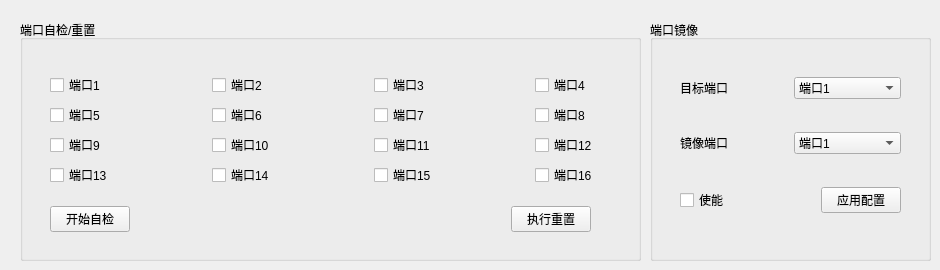
          <widget class="QWidget" name="page_8">
           <widget class="QGroupBox" name="groupBox_6">
            <property name="geometry">
             <rect>
              <x>20</x>
              <y>20</y>
              <width>621</width>
              <height>241</height>
             </rect>
            </property>
            <property name="title">
             <string>端口自检/重置</string>
            </property>
            <widget class="QWidget" name="layoutWidget">
             <property name="geometry">
              <rect>
               <x>30</x>
               <y>40</y>
               <width>641</width>
               <height>185</height>
              </rect>
             </property>
             <layout class="QVBoxLayout" name="verticalLayout_7">
              <item>
               <layout class="QVBoxLayout" name="verticalLayout_10">
                <item>
                 <layout class="QHBoxLayout" name="horizontalLayout_58">
                  <item>
                   <widget class="QCheckBox" name="checkBox_56">
                    <property name="text">
                     <string>端口1</string>
                    </property>
                   </widget>
                  </item>
                  <item>
                   <widget class="QCheckBox" name="checkBox_57">
                    <property name="text">
                     <string>端口2</string>
                    </property>
                   </widget>
                  </item>
                  <item>
                   <widget class="QCheckBox" name="checkBox_58">
                    <property name="text">
                     <string>端口3</string>
                    </property>
                   </widget>
                  </item>
                  <item>
                   <widget class="QCheckBox" name="checkBox_59">
                    <property name="text">
                     <string>端口4</string>
                    </property>
                   </widget>
                  </item>
                 </layout>
                </item>
                <item>
                 <layout class="QHBoxLayout" name="horizontalLayout_59">
                  <item>
                   <widget class="QCheckBox" name="checkBox_60">
                    <property name="text">
                     <string>端口5</string>
                    </property>
                   </widget>
                  </item>
                  <item>
                   <widget class="QCheckBox" name="checkBox_61">
                    <property name="text">
                     <string>端口6</string>
                    </property>
                   </widget>
                  </item>
                  <item>
                   <widget class="QCheckBox" name="checkBox_62">
                    <property name="text">
                     <string>端口7</string>
                    </property>
                   </widget>
                  </item>
                  <item>
                   <widget class="QCheckBox" name="checkBox_63">
                    <property name="text">
                     <string>端口8</string>
                    </property>
                   </widget>
                  </item>
                 </layout>
                </item>
                <item>
                 <layout class="QHBoxLayout" name="horizontalLayout_60">
                  <item>
                   <widget class="QCheckBox" name="checkBox_64">
                    <property name="text">
                     <string>端口9</string>
                    </property>
                   </widget>
                  </item>
                  <item>
                   <widget class="QCheckBox" name="checkBox_65">
                    <property name="text">
                     <string>端口10</string>
                    </property>
                   </widget>
                  </item>
                  <item>
                   <widget class="QCheckBox" name="checkBox_66">
                    <property name="text">
                     <string>端口11</string>
                    </property>
                   </widget>
                  </item>
                  <item>
                   <widget class="QCheckBox" name="checkBox_67">
                    <property name="text">
                     <string>端口12</string>
                    </property>
                   </widget>
                  </item>
                 </layout>
                </item>
                <item>
                 <layout class="QHBoxLayout" name="horizontalLayout_61">
                  <item>
                   <widget class="QCheckBox" name="checkBox_68">
                    <property name="text">
                     <string>端口13</string>
                    </property>
                   </widget>
                  </item>
                  <item>
                   <widget class="QCheckBox" name="checkBox_69">
                    <property name="text">
                     <string>端口14</string>
                    </property>
                   </widget>
                  </item>
                  <item>
                   <widget class="QCheckBox" name="checkBox_70">
                    <property name="text">
                     <string>端口15</string>
                    </property>
                   </widget>
                  </item>
                  <item>
                   <widget class="QCheckBox" name="checkBox_71">
                    <property name="text">
                     <string>端口16</string>
                    </property>
                   </widget>
                  </item>
                 </layout>
                </item>
               </layout>
              </item>
              <item>
               <layout class="QHBoxLayout" name="horizontalLayout_51">
                <item>
                 <widget class="QPushButton" name="self_check_btn">
                  <property name="styleSheet">
                   <string notr="true">QPushButton#self_check_btn:hover
{
    image: url(:/image/deviceSelfCheck.png);
    color: transparent;
    background-color: #1A3B5F;
}

QPushButton#self_check_btn:pressed
{
	image: none;
	color: white;
   	background-color: rgba(255,0,0,0.5);
}</string>
                  </property>
                  <property name="text">
                   <string>开始自检</string>
                  </property>
                 </widget>
                </item>
                <item>
                 <spacer name="horizontalSpacer_14">
                  <property name="orientation">
                   <enum>Qt::Horizontal</enum>
                  </property>
                  <property name="sizeType">
                   <enum>QSizePolicy::Fixed</enum>
                  </property>
                  <property name="sizeHint" stdset="0">
                   <size>
                    <width>375</width>
                    <height>20</height>
                   </size>
                  </property>
                 </spacer>
                </item>
                <item>
                 <widget class="QPushButton" name="reset_btn">
                  <property name="styleSheet">
                   <string notr="true">QPushButton#reset_btn:hover
{
    image: url(:/image/reset.png);
    color: transparent;
    background-color: #1A3B5F;
}

QPushButton#reset_btn:pressed
{
	image: none;
	color: white;
   	background-color: rgba(255,0,0,0.5);
}</string>
                  </property>
                  <property name="text">
                   <string>执行重置</string>
                  </property>
                 </widget>
                </item>
                <item>
                 <spacer name="horizontalSpacer_11">
                  <property name="orientation">
                   <enum>Qt::Horizontal</enum>
                  </property>
                  <property name="sizeHint" stdset="0">
                   <size>
                    <width>40</width>
                    <height>20</height>
                   </size>
                  </property>
                 </spacer>
                </item>
               </layout>
              </item>
             </layout>
            </widget>
           </widget>
           <widget class="QGroupBox" name="groupBox_7">
            <property name="geometry">
             <rect>
              <x>650</x>
              <y>20</y>
              <width>281</width>
              <height>241</height>
             </rect>
            </property>
            <property name="title">
             <string>端口镜像</string>
            </property>
            <widget class="QWidget" name="layoutWidget_8">
             <property name="geometry">
              <rect>
               <x>30</x>
               <y>30</y>
               <width>221</width>
               <height>191</height>
              </rect>
             </property>
             <layout class="QVBoxLayout" name="verticalLayout_20">
              <item>
               <layout class="QHBoxLayout" name="horizontalLayout_44">
                <item>
                 <widget class="QLabel" name="label_45">
                  <property name="text">
                   <string>目标端口</string>
                  </property>
                 </widget>
                </item>
                <item>
                 <widget class="QComboBox" name="comboBox_12">
                  <item>
                   <property name="text">
                    <string>端口1</string>
                   </property>
                  </item>
                  <item>
                   <property name="text">
                    <string>端口2</string>
                   </property>
                  </item>
                  <item>
                   <property name="text">
                    <string>端口3</string>
                   </property>
                  </item>
                  <item>
                   <property name="text">
                    <string>端口4</string>
                   </property>
                  </item>
                  <item>
                   <property name="text">
                    <string>端口5</string>
                   </property>
                  </item>
                  <item>
                   <property name="text">
                    <string>端口6</string>
                   </property>
                  </item>
                  <item>
                   <property name="text">
                    <string>端口7</string>
                   </property>
                  </item>
                  <item>
                   <property name="text">
                    <string>端口8</string>
                   </property>
                  </item>
                  <item>
                   <property name="text">
                    <string>端口9</string>
                   </property>
                  </item>
                  <item>
                   <property name="text">
                    <string>端口10</string>
                   </property>
                  </item>
                  <item>
                   <property name="text">
                    <string>端口11</string>
                   </property>
                  </item>
                  <item>
                   <property name="text">
                    <string>端口12</string>
                   </property>
                  </item>
                  <item>
                   <property name="text">
                    <string>端口13</string>
                   </property>
                  </item>
                  <item>
                   <property name="text">
                    <string>端口14</string>
                   </property>
                  </item>
                  <item>
                   <property name="text">
                    <string>端口15</string>
                   </property>
                  </item>
                  <item>
                   <property name="text">
                    <string>端口16</string>
                   </property>
                  </item>
                 </widget>
                </item>
               </layout>
              </item>
              <item>
               <layout class="QHBoxLayout" name="horizontalLayout_45">
                <item>
                 <widget class="QLabel" name="label_46">
                  <property name="text">
                   <string>镜像端口</string>
                  </property>
                 </widget>
                </item>
                <item>
                 <widget class="QComboBox" name="comboBox_13">
                  <item>
                   <property name="text">
                    <string>端口1</string>
                   </property>
                  </item>
                  <item>
                   <property name="text">
                    <string>端口2</string>
                   </property>
                  </item>
                  <item>
                   <property name="text">
                    <string>端口3</string>
                   </property>
                  </item>
                  <item>
                   <property name="text">
                    <string>端口4</string>
                   </property>
                  </item>
                  <item>
                   <property name="text">
                    <string>端口5</string>
                   </property>
                  </item>
                  <item>
                   <property name="text">
                    <string>端口6</string>
                   </property>
                  </item>
                  <item>
                   <property name="text">
                    <string>端口7</string>
                   </property>
                  </item>
                  <item>
                   <property name="text">
                    <string>端口8</string>
                   </property>
                  </item>
                  <item>
                   <property name="text">
                    <string>端口9</string>
                   </property>
                  </item>
                  <item>
                   <property name="text">
                    <string>端口10</string>
                   </property>
                  </item>
                  <item>
                   <property name="text">
                    <string>端口11</string>
                   </property>
                  </item>
                  <item>
                   <property name="text">
                    <string>端口12</string>
                   </property>
                  </item>
                  <item>
                   <property name="text">
                    <string>端口13</string>
                   </property>
                  </item>
                  <item>
                   <property name="text">
                    <string>端口14</string>
                   </property>
                  </item>
                  <item>
                   <property name="text">
                    <string>端口15</string>
                   </property>
                  </item>
                  <item>
                   <property name="text">
                    <string>端口16</string>
                   </property>
                  </item>
                 </widget>
                </item>
               </layout>
              </item>
              <item>
               <layout class="QHBoxLayout" name="horizontalLayout_50">
                <item>
                 <widget class="QCheckBox" name="checkBox_74">
                  <property name="text">
                   <string>使能</string>
                  </property>
                 </widget>
                </item>
                <item>
                 <spacer name="horizontalSpacer_13">
                  <property name="orientation">
                   <enum>Qt::Horizontal</enum>
                  </property>
                  <property name="sizeHint" stdset="0">
                   <size>
                    <width>13</width>
                    <height>20</height>
                   </size>
                  </property>
                 </spacer>
                </item>
                <item>
                 <widget class="QPushButton" name="use_monitoring_btn_4">
                  <property name="text">
                   <string>应用配置</string>
                  </property>
                 </widget>
                </item>
               </layout>
              </item>
             </layout>
            </widget>
           </widget>
          </widget>
